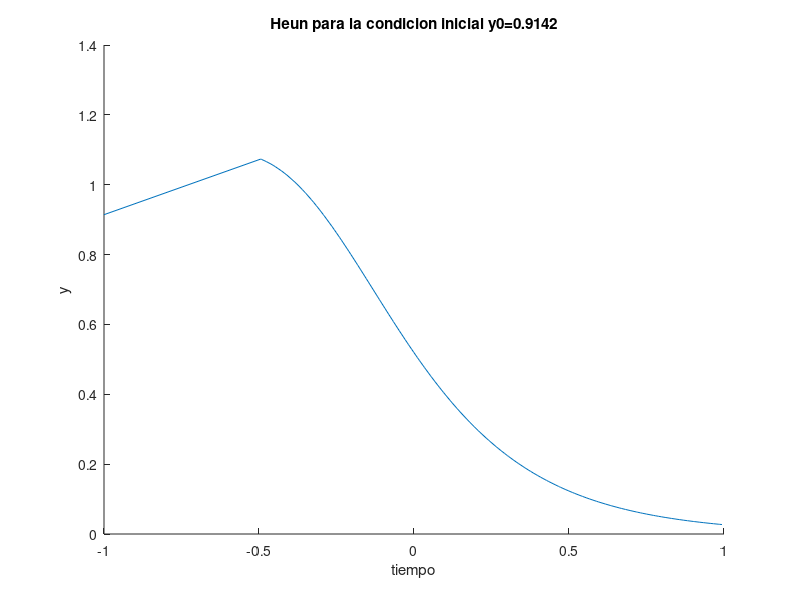

MATLAB code to generate this figure:
function parte1
  t = load("tiempos").tiempos;
  t22 = load("tiempos2").tiempos2;
  tc = sort([-1,t]);
  t2 = [-1,t22];
  #MEDICIONES DE y0:
  y0=[0.9142,0.8655,1.0861,1.0832];

  #Grafica
  hold on;
  title("Heun para la condicion inicial y0=0.9142");
  xlabel("tiempo");
  ylabel("y");
  plot(tc,heun(tc,y0(1)))
  hold off;


   # PARTE 1
  function metodo_Heun = heun(tiemp,y_a) #f=ecuacion
     function ecuacion= g(tiemp2,y)
       ecuacion=(y^2)*(1-3*tiemp2)-3*y;
     endfunction
     T =tiemp;
     Y=zeros(1,152);
     Y(1)=y_a;
     for i=1:151
       h = T(i+1) - T(i);
       p = Y(i) + h*g(T(i),Y(i));
       Y(i+1) = Y(i) + (h/2)*(g( T(i),Y(i)) + g(T(i+1),p));
     endfor
     metodo_Heun = Y;
  endfunction

   function metodo_Heun2 = heun2(tiemp,y_a) #f=ecuacion
     function ecuacion2= l(ti,u)
      ecuacion2= 3*u + 3*ti - 1;
     endfunction
     T =[-1, tiemp];
     Y=zeros(1,152);
     Y(1)=1/y_a;
     for i=1:151
       h = T(i+1) - T(i);
       p = Y(i) + h*l(T(i),Y(i));
       Y(i+1) = Y(i) + (h/2)*(l( T(i),Y(i)) + l(T(i+1),p));
     endfor
     for i=1:1:152
       Y(i)=(1/Y(i));
     endfor
     metodo_Heun2 = Y;
  endfunction
endfunction
